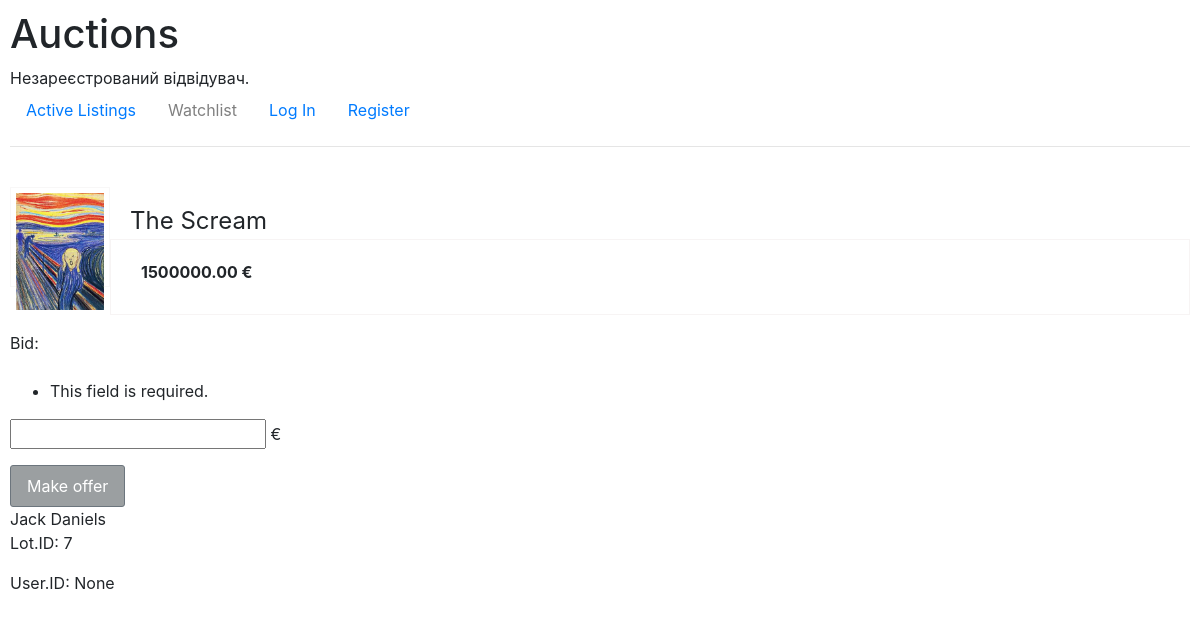
/bid/7/2, run on the app's committed database.
### auctions/models.py (models this page shows, shortened)
class Lot(models.Model):
    title = models.CharField(max_length=180)
    photo = models.ImageField(upload_to='images', blank=True)
    categories = models.ManyToManyField(Category, blank=True, related_name='category_lot')
    owner_name = models.ForeignKey(User, on_delete=models.CASCADE)
    description = models.CharField(max_length=200, blank=True)
    starting_price = models.DecimalField(max_digits=10, decimal_places=2)
    end_auction = models.BooleanField(default=False)

class Bid(models.Model):
    bid = models.DecimalField(max_digits=10, decimal_places=2)
    bid_author = models.ForeignKey(User, on_delete=models.CASCADE, null=True)
    bid_item = models.ForeignKey(Lot, on_delete=models.CASCADE, null=True, related_name="bids")
    def __str__(self):
        return str(self.bid)

class User(AbstractUser):
    pass

### auctions/views.py (the view)
# urls.py: path("bid/<int:lot_id>/<int:user_id>", views.bid_view, name="bid"),
def bid_view(request, lot_id, user_id):
    lot = Lot.objects.get(pk=lot_id)
    user = User.objects.get(pk=user_id)
    if request.method == 'POST':
        form = BidForm(request.POST)
        bid = int(request.POST.get('bid'))
        if lot.bids.last().bid >= bid:
            messages.error(request, "Your bid must be higher than current one")
            return render(request, 'auctions/bid_offer.html', {
            'lot': lot,
            'bid': bid,
            'form': BidForm(
                {
                    'bid_item': lot,
                    'bid_author': user,
                })
            })
        if form.is_valid():
            form.save()
            return HttpResponseRedirect(reverse('lot_au', args=(lot.id, user.id, )))
    else:
        return render(request, 'auctions/bid_offer.html', {
            'lot': lot,
            'form': BidForm(
                {
                    'bid_item': lot,
                    'bid_author': user,
                })
        })

### auctions/views.py
class BidForm(ModelForm):
    class Meta:
        model = Bid
        fields = '__all__'
        bid = forms.DecimalField(required=False)
        widgets = {
            'bid_item': forms.HiddenInput,
            'bid_author': forms.HiddenInput,
            'bid': forms.NumberInput (attrs={
                'class': 'bid_input',
                'required': 'True'
            })
        }

### auctions/templates/auctions/bid_offer.html (shortened to what this page needs)
{% extends "auctions/layout.html" %}
{% block body %}
<br>
   {% if lot.photo %}
      <div class="img">
         <img src="{{ lot.photo.url }}" style="max-width: 100%; height: auto;"></img>
         </div>
   {% else %}
      <div class="img"></div>
   {% endif %}
<div class="title">{{ lot.title }}</div>
<div class="price"><strong>{{ lot.bids.last }} &#8364</strong></div>
   <div>
      <form method="post">
         <p>{{ form }} &#8364</p>
         <button class="btn btn-secondary" type="submit">Make offer</button>
      </form>
   </div>
   {{lot.owner_name }}
   <p>Lot.ID: {{lot.id}}</p>
   <p>User.ID: {{user.id}}</p>
   <br>
{% endblock %}

### auctions/static/auctions/styles.css (style rules this page uses)
body { padding: 10px; }
.img { width: 100px; height: 100px; float: left; border: 1px solid rgb(248, 247, 247); padding: 5px; }
.price { padding: 20px 20px 20px 30px; padding-bottom: 30px; border: 1px solid rgb(247, 244, 244); margin-left: 100px; }
.title { margin-left: 120px; font-size: 150%; }
.btn { display: inline-block; background: #9b9fa1; color: #fff; padding: 0.5rem 1rem; text-decoration: none; border-radius: 3px; }

### data on the page
Lot: photo (picture), title "The Scream", bids.last "1500000.00", owner_name "Jack Daniels", id "7"

### other printed values
{{ user.id }} "None"
